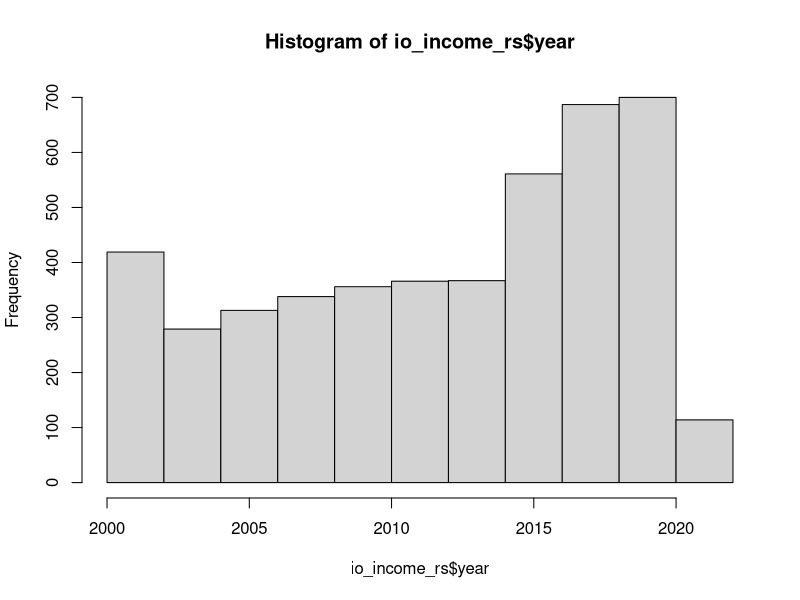
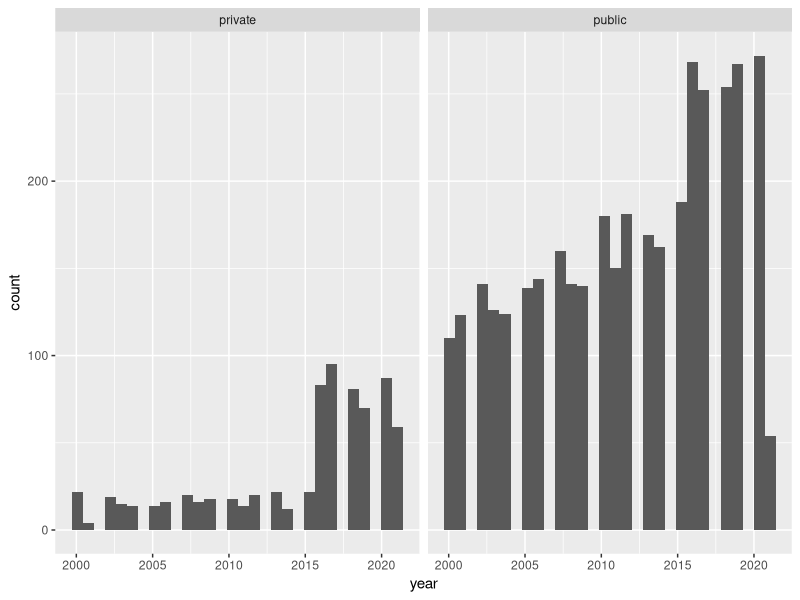
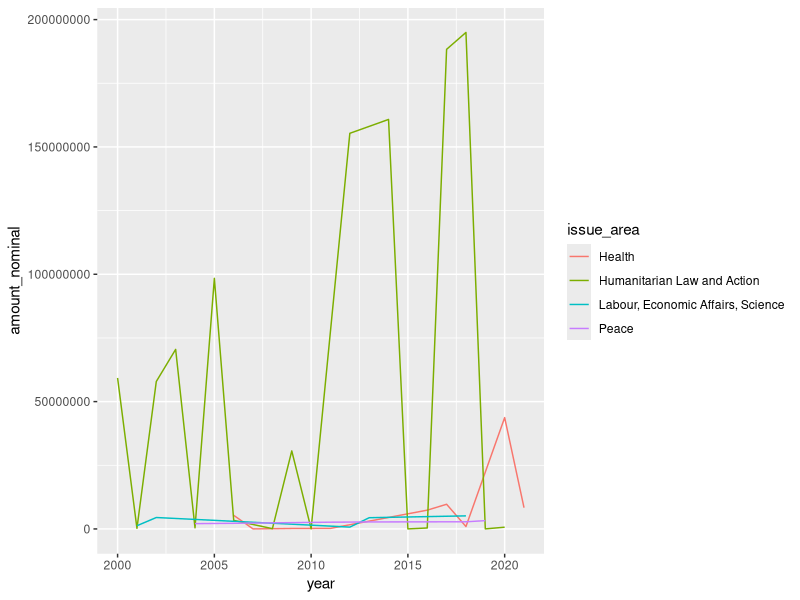
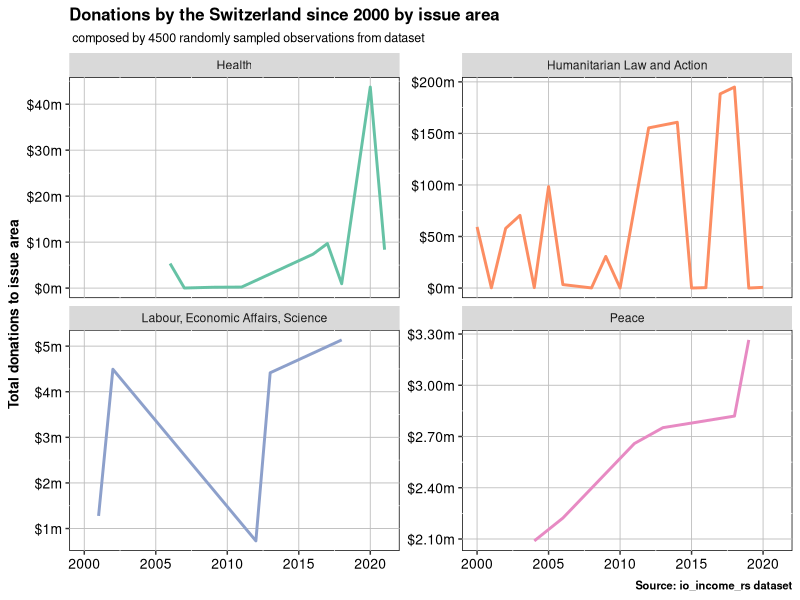
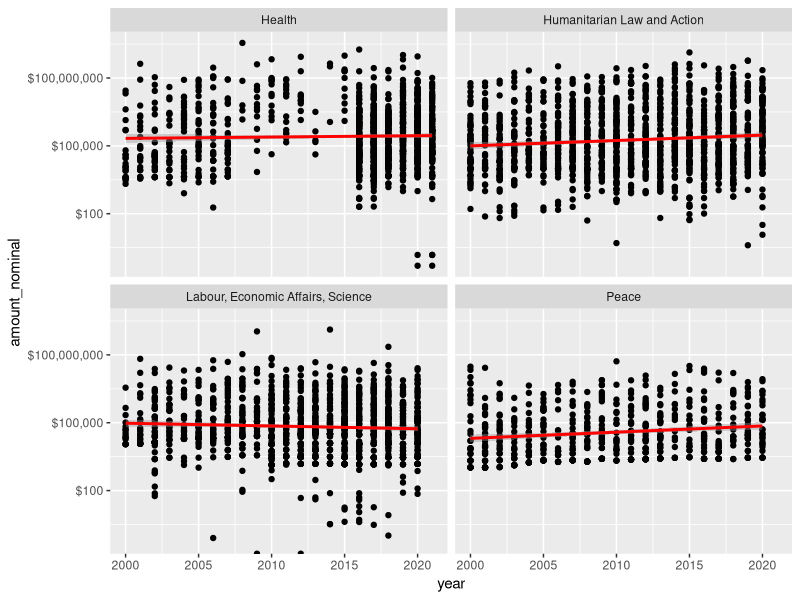
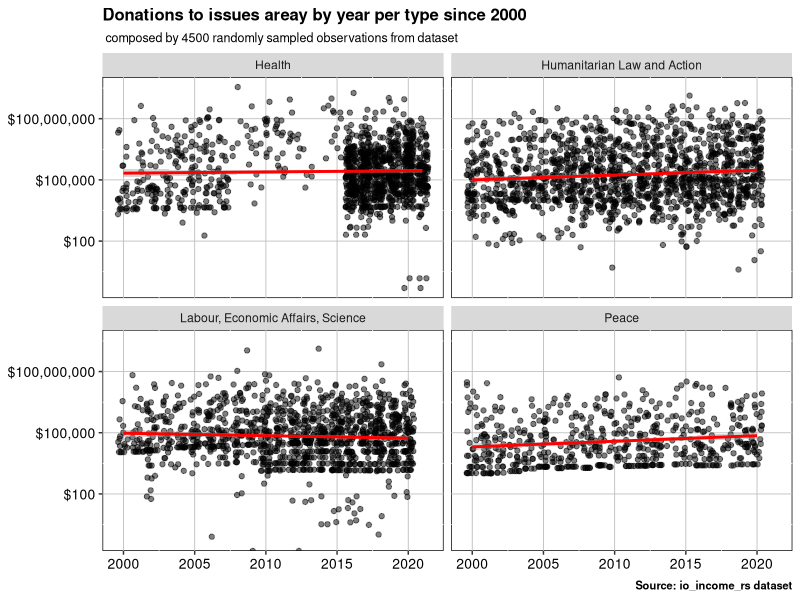
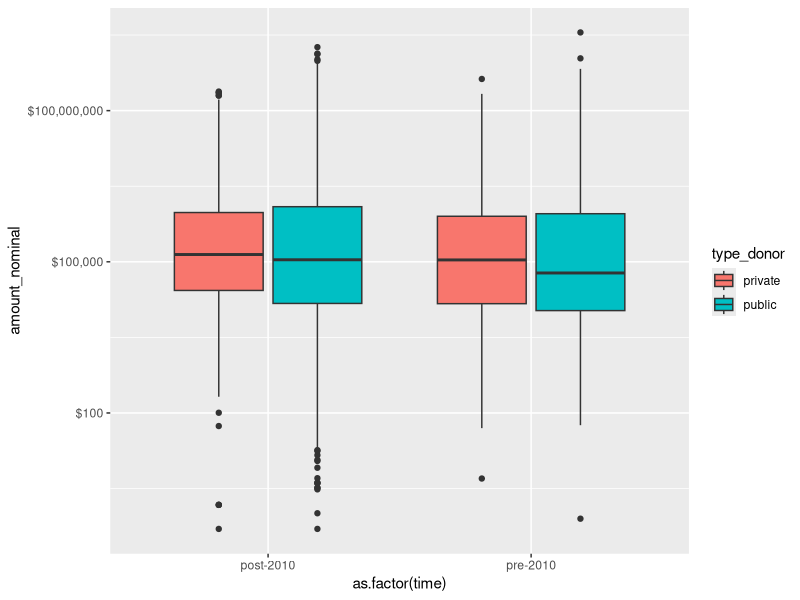
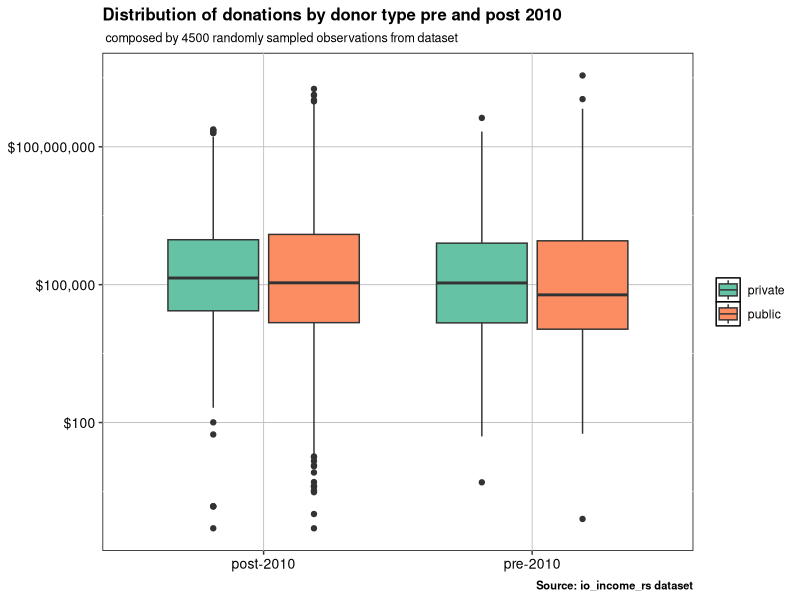

The R source for these figures, in order:
## ---- chunk 1
library(dplyr)
library(ggplot2)
library(tidyr)
library(scales)
library(readr)
io_income_rs <- read_csv("io_income_rs.csv")
options(scipen = 999)
## ---- chunk 2
hist(io_income_rs$year)
## ---- chunk 3
io_income_rs %>%
  drop_na(type_donor) %>%
  ggplot(aes(year)) +
  geom_histogram() +
  facet_wrap(~type_donor)
## ---- chunk 4
io_income_rs %>%
  filter(donor== "Switzerland") %>%
  group_by(year, issue_area)%>%
  summarize(amount_nominal = sum(amount_nominal, na.rm = TRUE)) %>% 
  ggplot(mapping=aes(x=year, y=amount_nominal, color=issue_area))+
  geom_line() #minimal solution

io_income_rs %>%
  filter(donor== "Switzerland") %>%
  group_by(year, issue_area)%>%
  summarize(amount_nominal = sum(amount_nominal, na.rm = TRUE)) %>% 
  ggplot(mapping=aes(x=year, y=amount_nominal, color=issue_area))+
  geom_line(size=1)+
  scale_color_brewer(type="qual", palette= "Set2", direction=1)+
  scale_y_continuous(labels=scales::dollar_format(scale=.000001, suffix="m", prefix = "$"))+
    #dollar_format allows you to format the scale of dollars(thousands, millions, billions)
  labs( x = NULL, y = "Total donations to issue area", 
        title = "Donations by the Switzerland since 2000 by issue area", 
    subtitle=" composed by 4500 randomly sampled observations from dataset",
    caption = "Source: io_income_rs dataset")+
  theme(panel.background = element_rect("white", "black", .5, "solid"),
    panel.grid.major = element_line(color = "grey", size = 0.3, linetype = "solid"),
    axis.text = element_text(color = "black", size = 10),
    title = element_text(color = "black", size = 10, face = "bold"),
    legend.title = element_blank(),
    plot.subtitle = element_text(color = "black", size = 9, face = "plain"),
    legend.position = "none")+
    facet_wrap(~issue_area, scale="free_y")# let the y-scales of facets change.
## ---- chunk 5
io_income_rs %>%
  drop_na(type_donor) %>%
  ggplot(mapping=aes(x=year, y=amount_nominal)) +
  geom_point() +
  geom_smooth(method = "lm", color="red") +
  scale_y_log10(labels=scales::dollar) + #minimal
  facet_wrap(~issue_area)

io_income_rs %>%
  drop_na(type_donor) %>%
  ggplot(mapping=aes(x=year, y=amount_nominal)) +
  geom_point(position="jitter", 
# position jitter adds random noise to each observation, so they do not line up by year.
             alpha=.5) +  
  # alpha makes the points transparent.
  geom_smooth(method = "lm", color="red") +
  facet_wrap(~issue_area)+
  scale_y_log10(labels=scales::dollar) +
  labs(x = NULL, y = NULL, #removing redundant info from x and y axis
       title = "Donations to issues areay by year per type since 2000", 
       subtitle=" composed by 4500 randomly sampled observations from dataset",
       caption = "Source: io_income_rs dataset") +
  theme(panel.background = element_rect("white", "black", .5, "solid"),
    panel.grid.major = element_line(color = "grey", size = 0.3,
                                    linetype = "solid"),
    axis.text = element_text(color = "black", size = 10),
    title = element_text(color = "black", size = 10, face = "bold"),
    legend.title = element_blank(),
    plot.subtitle = element_text(color = "black", size = 9, face = "plain"),
    legend.position = "right")
## ---- chunk 6
io_income_rs %>%
  drop_na(type_donor) %>%
  mutate(time = ifelse(year <= 2010, "pre-2010", "post-2010")) %>%
  ggplot(mapping=aes(x=as.factor(time), y=amount_nominal, fill=type_donor))+
  geom_boxplot()+
  scale_y_log10(labels=scales::dollar) #minimal solution

io_income_rs %>%
  drop_na(type_donor) %>%
  mutate(time = ifelse(year <= 2010, "pre-2010", "post-2010")) %>%
  ggplot(mapping=aes(x=as.factor(time), y=amount_nominal, fill=type_donor))+
  geom_boxplot()+
  scale_y_log10(labels=scales::dollar)+
  scale_fill_brewer(type="qual", palette= "Set2", direction=1)+
  labs( x = NULL, y = NULL, 
        title = "Distribution of donations by donor type pre and post 2010",
    subtitle=" composed by 4500 randomly sampled observations from dataset",
    caption = "Source: io_income_rs dataset")+
  theme(panel.background = element_rect("white", "black", .5, "solid"),
    panel.grid.major = element_line(color = "grey", size = 0.3, linetype = "solid"),
    axis.text = element_text(color = "black", size = 10),
    title = element_text(color = "black", size = 10, face = "bold"),
    legend.title = element_blank(),
    plot.subtitle = element_text(color = "black", size = 9, face = "plain"),
    legend.position = "right")
## ---- chunk 7
io_income_rs %>%
  drop_na(donor) %>%
  group_by(donor, type_donor) %>%
  summarize(amount_nominal = sum(amount_nominal, na.rm = TRUE)) %>% 
  arrange(desc(amount_nominal)) %>%
  ungroup() %>%
  slice_head(n=10) %>% 
  ggplot(mapping=aes(x=donor, y= amount_nominal, fill=type_donor)) +
  geom_col() #minimal solution 

io_income_rs %>%
  drop_na(donor) %>%
  group_by(donor, type_donor) %>%
  summarize(amount_nominal = sum(amount_nominal, na.rm = TRUE)) %>% 
  arrange(desc(amount_nominal)) %>%
  ungroup() %>%
  slice_head(n=10) %>%
  ggplot(mapping=aes(x=reorder(donor, amount_nominal),
                     #order donors acc. to $$$
                     y= amount_nominal, fill=type_donor)) +
  geom_col()+
  scale_fill_brewer(type="qual", palette= "Accent", direction=1)+
  scale_y_continuous(labels=scales::dollar)+
  labs( x = NULL, y = "Total donations to IOs", title = "Top 10 donors from 2000 to 2020",
    subtitle=" composed by 4500 randomly sampled observations from dataset",
    caption = "Source: io_income_rs dataset")+
  theme(panel.background = element_rect("white", "black", .5, "solid"),
    panel.grid.major = element_line(color = "grey", size = 0.3, linetype = "solid"),
    axis.text = element_text(color = "black", size = 10),
    title = element_text(color = "black", size = 10, face = "bold"),
    legend.title = element_blank(),
    plot.subtitle = element_text(color = "black", size = 9, face = "plain"),
    legend.position = "bottom") +
    coord_flip() #flipping it to simplify reading
## ---- chunk 8
io_income_rs %>%
  drop_na(type_donor) %>%
  ggplot(mapping = aes(x = year, y = amount_nominal, fill = type_donor)) +
  geom_smooth(aes(color = type_donor), se = FALSE,
              method = "loess") +
  facet_wrap(~issue_area, scales = "free") +
  scale_y_log10(labels=scales::dollar) +
  labs(title = "Donations by type to different issues areas",
       caption = "Source: io_income_rs dataset") +
  theme_minimal()
